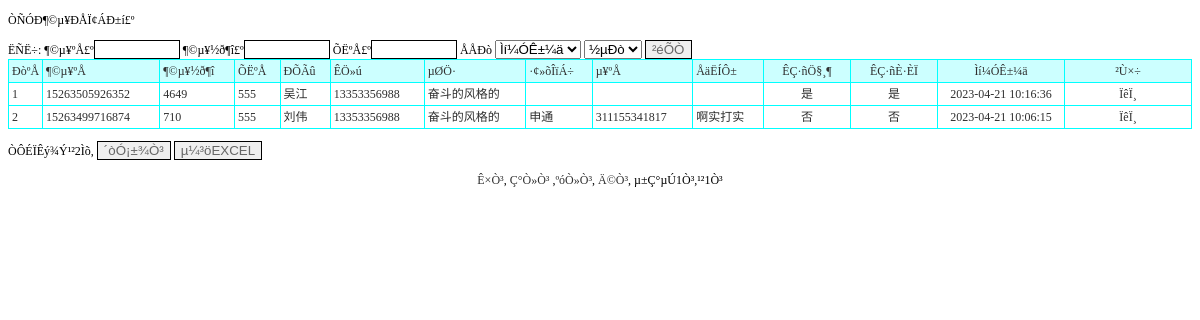
The app's page /dingdanxinxi_list1.php with its own data.
### tables this page shows
CREATE TABLE `dingdanxinxi` (
  `id` int(11) NOT NULL AUTO_INCREMENT,
  `dingdanhao` varchar(50) DEFAULT NULL,
  `dingdanjine` varchar(50) DEFAULT NULL,
  `dingdanneirong` varchar(500) DEFAULT NULL,
  `zhanghao` varchar(50) DEFAULT NULL,
  `xingming` varchar(50) DEFAULT NULL,
  `shouji` varchar(50) DEFAULT NULL,
  `dizhi` varchar(50) DEFAULT NULL,
  `fahuowuliu` varchar(50) DEFAULT NULL,
  `danhao` varchar(50) DEFAULT NULL,
  `peisongyuan` varchar(50) DEFAULT NULL,
  `issh` varchar(10) DEFAULT '否',
  `iszf` varchar(10) DEFAULT '否',
  `addtime` timestamp NOT NULL DEFAULT CURRENT_TIMESTAMP,
  PRIMARY KEY (`id`)
);

### dingdanxinxi_list1.php (the view, shortened to what this page needs)
<!DOCTYPE html PUBLIC "-//W3C//DTD XHTML 1.0 Transitional//EN" "http://www.w3.org/TR/xhtml1/DTD/xhtml1-transitional.dtd">
<html xmlns="http://www.w3.org/1999/xhtml">
<head>
<link rel="stylesheet" href="css.css" type="text/css">
</head>
<body>
<p>ÒÑÓÐ¶©µ¥ÐÅÏ¢ÁÐ±í£º</p>
<form id="form1" name="form1" method="post" action="">
  ËÑË÷: ¶©µ¥ºÅ£º<input name="dingdanhao" type="text" id="dingdanhao" style='border:solid 1px #000000; color:#666666;width:80px' /> ¶©µ¥½ð¶î£º<input name="dingdanjine" type="text" id="dingdanjine" style='border:solid 1px #000000; color:#666666;width:80px' /> ÕËºÅ£º<input name="zhanghao" type="text" id="zhanghao" style='border:solid 1px #000000; color:#666666;width:80px' /> ÅÅÐò
  <select name="paixu" id="paixu">
    <option value="addtime">Ìí¼ÓÊ±¼ä</option>
  </select>
  <select name="px" id="px">
    <option value="desc">½µÐò</option>
  </select>
  <input type="submit" name="Submit" value="²éÕÒ" style='border:solid 1px #000000; color:#666666' />
</form>
<table width="100%" border="1" align="center" cellpadding="3" cellspacing="1" bordercolor="#00FFFF" style="border-collapse:collapse">
  <tr>
    <td width="25" bgcolor="#CCFFFF">ÐòºÅ</td>
    <td bgcolor='#CCFFFF'>¶©µ¥ºÅ</td>
    <td bgcolor='#CCFFFF'>¶©µ¥½ð¶î</td>
    <td bgcolor='#CCFFFF'>ÕËºÅ</td>
    <td bgcolor='#CCFFFF'>ÐÕÃû</td>
    <td bgcolor='#CCFFFF'>ÊÖ»ú</td>
    <td bgcolor='#CCFFFF'>µØÖ·</td>
    <td bgcolor='#CCFFFF'>·¢»õÎïÁ÷</td>
    <td bgcolor='#CCFFFF'>µ¥ºÅ</td>
    <td bgcolor='#CCFFFF'>ÅäËÍÔ±</td>
    <td bgcolor='#CCFFFF' width='80' align='center'>ÊÇ·ñÖ§¸¶</td>
    <td bgcolor='#CCFFFF' width='80' align='center'>ÊÇ·ñÈ·ÈÏ</td>
    <td width="120" align="center" bgcolor="#CCFFFF">Ìí¼ÓÊ±¼ä</td>
    <td width="120" align="center" bgcolor="#CCFFFF">²Ù×÷</td>
  </tr>
  <?php
    $sql="select * from dingdanxinxi where 1=1";
  if($_POST["paixu"]!="")
  {
  	$sql=$sql." order by ".$_POST["paixu"]." ".$_POST["px"]."";
  }
  else
  {
  	$sql=$sql." order by id desc";
  }
$query=mysql_query($sql);
  $rowscount=mysql_num_rows($query);
  if($rowscount==0)
  {}
  else
  {
  $pagelarge=10;
  $pagecurrent=$_GET["pagecurrent"];
  if($rowscount%$pagelarge==0)
  {
		$pagecount=$rowscount/$pagelarge;
  }
  else
  {
   		$pagecount=intval($rowscount/$pagelarge)+1;
  }
  if($pagecurrent=="" || $pagecurrent<=0)
{
	$pagecurrent=1;
}
		$ddddd=$pagecurrent*$pagelarge;
	if($pagecurrent==$pagecount)
	{
		if($rowscount%$pagelarge==0)
		{
		$ddddd=$pagecurrent*$pagelarge;
		}
		else
		{
		$ddddd=$pagecurrent*$pagelarge-$pagelarge+$rowscount%$pagelarge;
		}
	}
	for($i=$pagecurrent*$pagelarge-$pagelarge;$i<$ddddd;$i++)
{
  ?>
  <tr>
    <td width="25"><?php echo $i+1;?></td>
    <td><?php echo mysql_result($query,$i,dingdanhao);?></td>
    <td><?php echo mysql_result($query,$i,dingdanjine);?></td>
    <td><?php echo mysql_result($query,$i,zhanghao);?></td>
    <td><?php echo mysql_result($query,$i,xingming);?></td>
    <td><?php echo mysql_result($query,$i,shouji);?></td>
    <td><?php echo mysql_result($query,$i,dizhi);?></td>
    <td><?php echo mysql_result($query,$i,fahuowuliu);?></td>
    <td><?php echo mysql_result($query,$i,danhao);?></td>
    <td><?php echo mysql_result($query,$i,peisongyuan);?></td>
    <td align='center'><?php echo mysql_result($query,$i,iszf);?></td>
     <td align='center'><?php echo mysql_result($query,$i,"issh")?></td>
    <td width="120" align="center"><?php echo mysql_result($query,$i,"addtime");?></td>
    <td width="120" align="center"><?php if(mysql_result($query,$i,issh)=="·ñ"){?><a href="dingdanxinxi_updtlb.php?id=<?php echo mysql_result($query,$i,"id");?>">·¢»õ</a><?php } ?>
	 <a href="dingdanxinxi_detail.php?id=<?php echo mysql_result($query,$i,"id");?>">ÏêÏ¸</a></td>
  </tr>
  	<?php
	}
}
?>
</table>
<p>ÒÔÉÏÊý¾Ý¹²<?php echo $rowscount;?>Ìõ,
  <input type="button" name="Submit2" onclick="javascript:window.print();" value="´òÓ¡±¾Ò³" style='border:solid 1px #000000; color:#666666' /> <input type="button" name="Submit3" onclick="javascript:location.href='dingdanxinxi_listxls.php';" value="µ¼³öEXCEL" style='border:solid 1px #000000; color:#666666' />
</p>
<p align="center"><a href="dingdanxinxi_list1.php?pagecurrent=1">Ê×Ò³</a>, <a href="dingdanxinxi_list1.php?pagecurrent=<?php echo $pagecurrent-1;?>">Ç°Ò»Ò³</a> ,<a href="dingdanxinxi_list1.php?pagecurrent=<?php echo $pagecurrent+1;?>">ºóÒ»Ò³</a>, <a href="dingdanxinxi_list1.php?pagecurrent=<?php echo $pagecount;?>">Ä©Ò³</a>, µ±Ç°µÚ<?php echo $pagecurrent;?>Ò³,¹²<?php echo $pagecount;?>Ò³ </p>
</body>
</html>

### css.css (style rules this page uses)
A:link { color: #2f2f2f; text-decoration: none; }
td { font-family:"宋体"; font-size: 12px; color: #2f2f2f; line-height: 16px; }

### records on screen
dingdanxinxi: dingdanhao "15263505926352", dingdanjine "4649", zhanghao "555", xingming "吴江", shouji "13353356988", dizhi "奋斗的风格的", iszf "是", issh "是", addtime "2023-04-21 10:16:36"
dingdanxinxi: dingdanhao "15263499716874", dingdanjine "710", zhanghao "555", xingming "刘伟", shouji "13353356988", dizhi "奋斗的风格的", fahuowuliu "申通", danhao "311155341817", peisongyuan "啊实打实", iszf "否", issh "否", addtime "2023-04-21 10:06:15"

### other values on screen
$rowscount "2"
$pagecurrent "1"
$pagecount "1"
